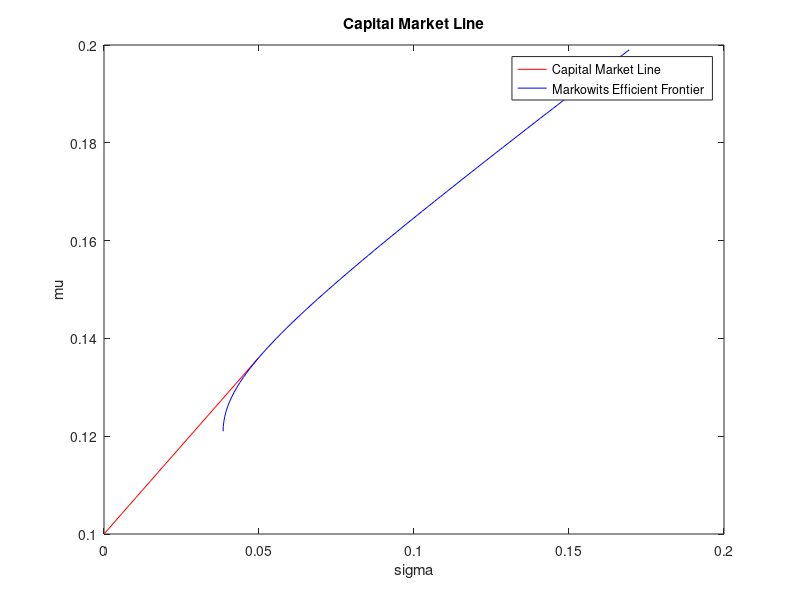

Source code (MATLAB):
m = [0.1,0.2,0.15];
C = [0.005,-0.010,0.004;
    -0.010,0.040,-0.002;
    0.004,-0.002,0.023];

u = [1,1,1];
R = 0.1;
invC = pinv(C);
minw = (u*invC)/(u*invC*u');
minsigma = sqrt(minw*C*minw');
minmu = minw*m'; 
M = [m*invC*m',u*invC*m';
    m*invC*u',u*invC*u'];
detM = det(M);

mu = [];
sigma = [];
idx = 1;
wMarket = ((m-R*u)*invC)/((m-R*u)*invC*u');
muMarket = wMarket*m';
sigmaMarket = sqrt(wMarket*C*wMarket');


for i=0:0.01:0.05
    mu(idx) = R + ((muMarket - R)/sigmaMarket)*i;
    sigma(idx) = i;
    idx = idx + 1;
end
plot(sigma,mu,'r');
hold on;
sigma = [];
mu = [];
idx = 1;
for i = minmu:0.001:0.2
    
    A = [i,u*invC*m';
        1 u*invC*u'];
    B = [m*invC*m',i;
        m*invC*u',1];
    wOpt = (det(A)/detM)*m*invC + (det(B)/detM)*u*invC;
    mu(idx) = i;
    sigma(idx) = sqrt(wOpt*C*wOpt');
    idx = idx + 1;
end
plot(sigma,mu,'b');
hold off;
legend('Capital Market Line','Markowits Efficient Frontier');
title('Capital Market Line');
xlabel('sigma');
ylabel('mu');
